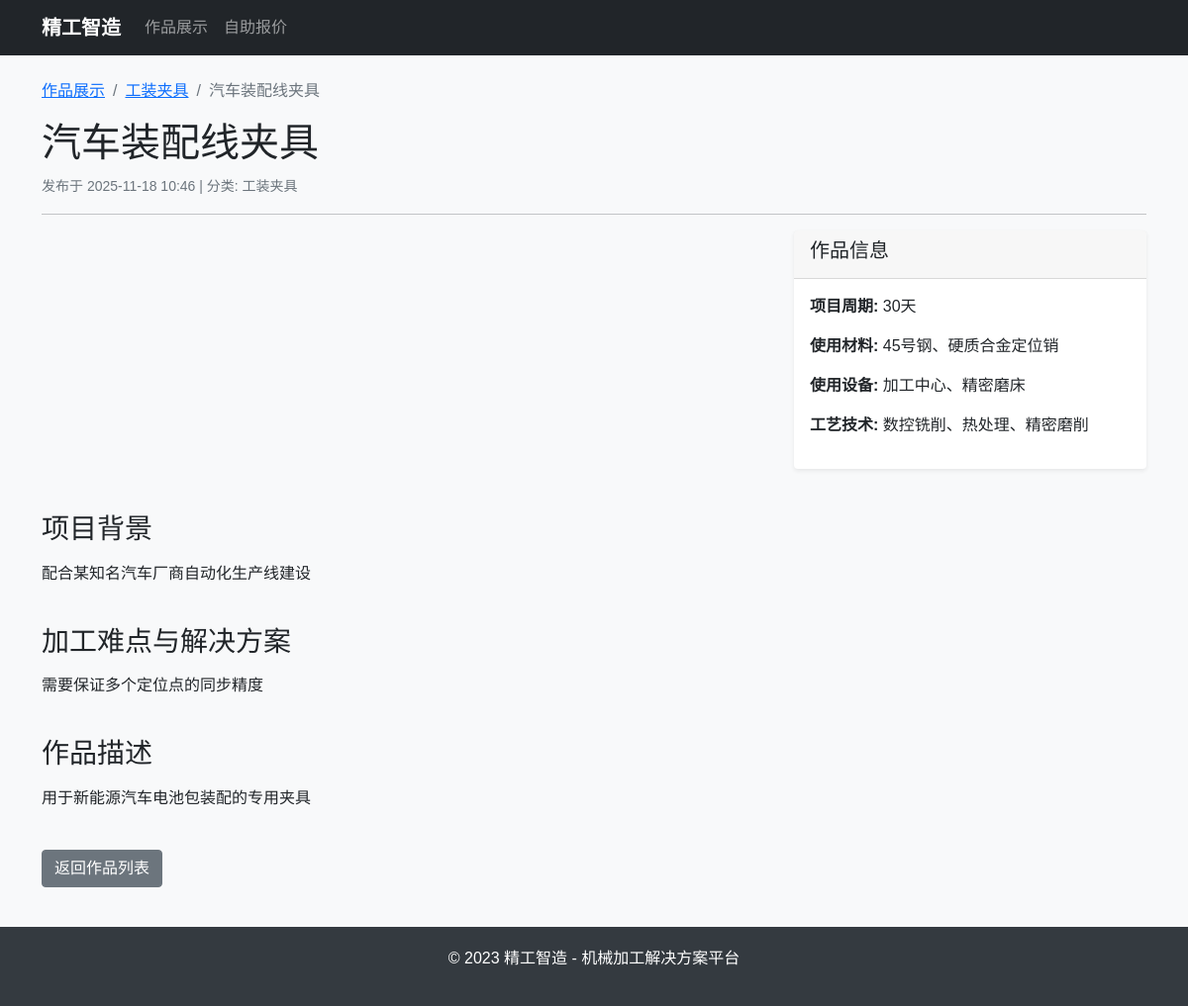
Page /gallery/work/2/ on the committed database.
### gallery/models.py (models this page shows, shortened)
class Work(models.Model):
    WORK_CATEGORIES = [
        ('precise_part', '精密零件'),
        ('fixture', '工装夹具'),
        ('production_line', '生产线集成'),
        ('concept_design', '概念设计'),
    ]
    title = models.CharField(max_length=200, verbose_name='作品标题')
    description = models.TextField(verbose_name='作品描述')
    category = models.ForeignKey(Category, on_delete=models.CASCADE, verbose_name='分类')
    image = models.ImageField(upload_to='works/images/', blank=True, verbose_name='展示图片')
    project_background = models.TextField(verbose_name='项目背景')
    model_file = models.FileField(upload_to='works/models/', blank=True, verbose_name='3D模型文件')
    process_difficulties = models.TextField(verbose_name='加工难点与解决方案')
    equipment_used = models.TextField(verbose_name='使用设备')
    materials = models.TextField(verbose_name='材料')
    process_techniques = models.TextField(verbose_name='工艺')
    project_duration = models.CharField(max_length=100, verbose_name='项目周期')
    video_url = models.URLField(blank=True, verbose_name='视频链接')
    is_featured = models.BooleanField(default=False, verbose_name='推荐作品')
    created_at = models.DateTimeField(auto_now_add=True, verbose_name='创建时间')
    updated_at = models.DateTimeField(auto_now=True, verbose_name='更新时间')
    class Meta:
        verbose_name = '作品'
        verbose_name_plural = '作品'
        ordering = ['-created_at']

class Category(models.Model):
    name = models.CharField(max_length=100, unique=True, verbose_name='分类名称')
    slug = models.SlugField(max_length=100, blank=True, verbose_name='URL标识')
    description = models.TextField(blank=True, verbose_name='分类描述')
    created_at = models.DateTimeField(auto_now_add=True, verbose_name='创建时间')
    class Meta:
        verbose_name = '作品分类'
        verbose_name_plural = '作品分类'
        ordering = ['name']

### gallery/views.py (the view)
# urls.py: path('work/<int:id>/', views.work_detail, name='work_detail'),
def work_detail(request, id):
    work = get_object_or_404(Work, id=id)
    context = {
        'work': work,
    }
    return render(request, 'gallery/work_detail.html', context)

### templates/gallery/work_detail.html (shortened to what this page needs)
{% extends 'base.html' %}
{% block content %}
<div class="row">
    <div class="col-12">
        <nav aria-label="breadcrumb">
            <ol class="breadcrumb">
                <li class="breadcrumb-item"><a href="{% url 'gallery:work_list' %}">作品展示</a></li>
                <li class="breadcrumb-item"><a href="{% url 'gallery:work_list_by_category' work.category.slug %}">{{ work.category.name }}</a></li>
                <li class="breadcrumb-item active" aria-current="page">{{ work.title }}</li>
            </ol>
        </nav>
    </div>
</div>
<div class="row">
    <div class="col-12">
        <h1>{{ work.title }}</h1>
        <p class="text-muted">
            <small>
                发布于 {{ work.created_at|date:"Y-m-d H:i" }} |
                分类: {{ work.category.name }}
            </small>
        </p>
        <hr>
    </div>
</div>
<div class="row mb-4">
    <div class="col-md-8">
    </div>
    <div class="col-md-4">
        <div class="card">
            <div class="card-header">
                <h5>作品信息</h5>
            </div>
            <div class="card-body">
                <p><strong>项目周期:</strong> {{ work.project_duration }}</p>
                <p><strong>使用材料:</strong> {{ work.materials }}</p>
                <p><strong>使用设备:</strong> {{ work.equipment_used }}</p>
                <p><strong>工艺技术:</strong> {{ work.process_techniques }}</p>
            </div>
        </div>
    </div>
</div>
<div class="row mb-4">
    <div class="col-12">
        <h3>项目背景</h3>
        <p>{{ work.project_background|linebreaks }}</p>
    </div>
</div>
<div class="row mb-4">
    <div class="col-12">
        <h3>加工难点与解决方案</h3>
        <p>{{ work.process_difficulties|linebreaks }}</p>
    </div>
</div>
<div class="row">
    <div class="col-12">
        <h3>作品描述</h3>
        <p>{{ work.description|linebreaks }}</p>
    </div>
</div>
<div class="row mt-4">
    <div class="col-12">
        <a href="{% url 'gallery:work_list' %}" class="btn btn-secondary">返回作品列表</a>
    </div>
</div>
{% endblock %}

### templates/base.html (style rules this page uses)
body { font-family: 'Microsoft YaHei', sans-serif; background-color: #f8f9fa; }
.card { margin-bottom: 20px; border: none; box-shadow: 0 0.125rem 0.25rem rgba(0, 0, 0, 0.075); transition: box-shadow 0.3s ease-in-out; }

### rows in the picture
Work: category.name "工装夹具", title "汽车装配线夹具", created_at "2025-11-18 10:46", project_duration "30天", materials "45号钢、硬质合金定位销", equipment_used "加工中心、精密磨床", process_techniques "数控铣削、热处理、精密磨削", project_background "配合某知名汽车厂商自动化生产线建设", process_difficulties "需要保证多个定位点的同步精度", description "用于新能源汽车电池包装配的专用夹具"
